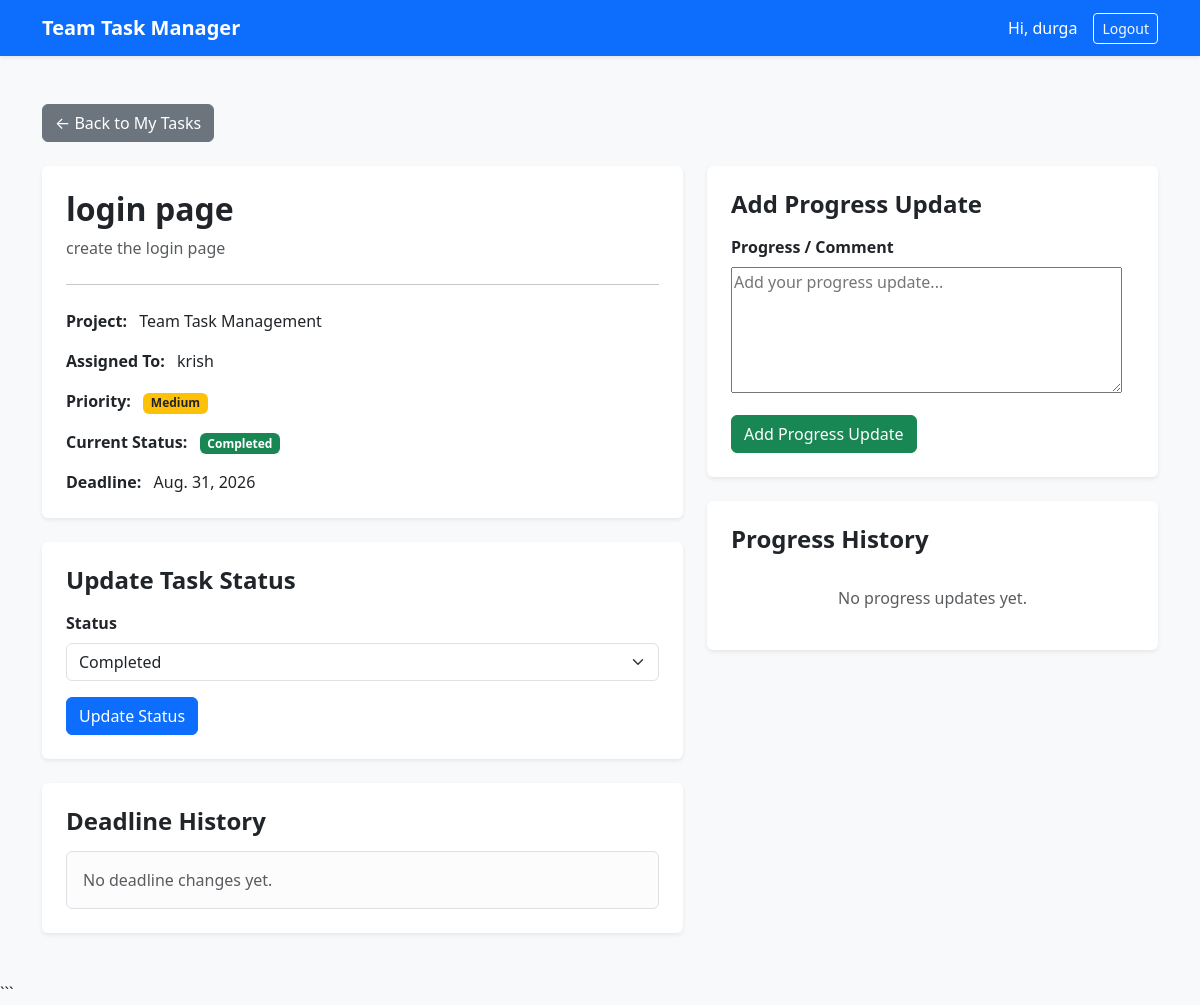
Page /tasks/1/ (signed in) on the committed database.
### accounts/models.py (models this page shows, shortened)
class User(AbstractUser):
    class Role(models.TextChoices):
        ADMIN = "ADMIN", "Admin"
        TEAM_MEMBER = "TEAM_MEMBER", "Team Member"
    role = models.CharField(
        max_length=20,
        choices=Role.choices,
        default=Role.TEAM_MEMBER,
    )

### tasks/models.py (models this page shows, shortened)
class Task(models.Model):
    class Priority(models.TextChoices):
        LOW = "LOW", "Low"
        MEDIUM = "MEDIUM", "Medium"
        HIGH = "HIGH", "High"
    class Status(models.TextChoices):
        TODO = "TODO", "To Do"
        IN_PROGRESS = "IN_PROGRESS", "In Progress"
        COMPLETED = "COMPLETED", "Completed"
    project = models.ForeignKey(
        Project,
        on_delete=models.CASCADE,
        related_name="tasks",
    )
    title = models.CharField(max_length=200)
    description = models.TextField(blank=True)
    assigned_to = models.ForeignKey(
        settings.AUTH_USER_MODEL,
        on_delete=models.SET_NULL,
        null=True,
        blank=True,
        related_name="assigned_tasks",
    )
    priority = models.CharField(
        max_length=10,
        choices=Priority.choices,
        default=Priority.MEDIUM,
    )
    status = models.CharField(
        max_length=20,
        choices=Status.choices,
        default=Status.TODO,
    )
    deadline = models.DateField()
    created_at = models.DateTimeField(auto_now_add=True)
    updated_at = models.DateTimeField(auto_now=True)
    class Meta:
        ordering = ["deadline", "-created_at"]

### projects/models.py (models this page shows, shortened)
class Project(models.Model):
    name = models.CharField(max_length=200)
    description = models.TextField(blank=True)
    start_date = models.DateField()
    end_date = models.DateField()
    created_at = models.DateTimeField(auto_now_add=True)
    updated_at = models.DateTimeField(auto_now=True)
    class Meta:
        ordering = ["-created_at"]

### tasks/views.py (the view)
@login_required
def task_detail(request, pk):
    task = get_object_or_404(
        Task.objects.select_related(
            "project",
            "assigned_to",
        ),
        pk=pk,
    )
    if request.user.role == User.Role.TEAM_MEMBER:
        if task.assigned_to != request.user:
            return redirect("tasks:my_tasks")
    status_form = TaskStatusForm(
        instance=task
    )
    comment_form = TaskCommentForm()
    history = task.deadline_history.select_related(
        "changed_by"
    )
    return render(
        request,
        "tasks/task_detail.html",
        {
            "task": task,
            "status_form": status_form,
            "comment_form": comment_form,
            "history": history,
        },
    )

### tasks/forms.py (shortened to what this page needs)
class TaskStatusForm(forms.ModelForm):
    class Meta:
        model = Task
        fields = ["status"]
        widgets = {
            "status": forms.Select(
                attrs={
                    "class": "form-control-custom",
                }
            ),
        }

class TaskCommentForm(forms.ModelForm):
    class Meta:
        model = TaskComment
        fields = ["comment"]
        widgets = {
            "comment": forms.Textarea(
                attrs={
                    "class": "form-control-custom",
                    "placeholder": "Add your progress update...",
                    "rows": 5,
                }
            ),
        }

### templates/tasks/task_detail.html (shortened to what this page needs)
<!DOCTYPE html>
<html lang="en">
<head>
    <link
        href="https://cdn.jsdelivr.net/npm/bootstrap@5.3.3/dist/css/bootstrap.min.css"
        rel="stylesheet"
    >
</head>
<body class="bg-light">
<nav class="navbar navbar-dark bg-primary shadow-sm">
    <div class="container">
        <a
            href="{% url 'tasks:my_tasks' %}"
            class="navbar-brand fw-bold"
        >
            Team Task Manager
        </a>
        <div class="d-flex align-items-center gap-3">
            <span class="text-white">
                Hi, {{ request.user.username }}
            </span>
            <a
                href="{% url 'accounts:logout' %}"
                class="btn btn-outline-light btn-sm"
            >
                Logout
            </a>
        </div>
    </div>
</nav>
<div class="container py-5">
    <div class="mb-4">
        <a
            href="{% url 'tasks:my_tasks' %}"
            class="btn btn-secondary"
        >
            ← Back to My Tasks
        </a>
    </div>
    <div class="row g-4">
        <div class="col-lg-7">
            <div class="card border-0 shadow-sm">
                <div class="card-body p-4">
                    <div class="d-flex justify-content-between align-items-start">
                        <div>
                            <h2 class="fw-bold mb-2">
                                {{ task.title }}
                            </h2>
                            <p class="text-muted mb-0">
                                {{ task.description|default:"No description available." }}
                            </p>
                        </div>
                    </div>
                    <hr class="my-4">
                    <div class="mb-3">
                        <strong>
                            Project:
                        </strong>
                        <span class="ms-2">
                            {{ task.project.name }}
                        </span>
                    </div>
                    <div class="mb-3">
                        <strong>
                            Assigned To:
                        </strong>
                        <span class="ms-2">
                            {% if task.assigned_to %}
                                {{ task.assigned_to.username }}
                            {% else %}
                                <span class="text-muted">
                                    Unassigned
                                </span>
                            {% endif %}
                        </span>
                    </div>
                    <div class="mb-3">
                        <strong>
                            Priority:
                        </strong>
                        <span class="ms-2">
                            {% if task.priority == "HIGH" %}
                                <span class="badge bg-danger">
                                    High
                                </span>
                            {% elif task.priority == "MEDIUM" %}
                                <span class="badge bg-warning text-dark">
                                    Medium
                                </span>
                            {% else %}
                                <span class="badge bg-success">
                                    Low
                                </span>
                            {% endif %}
                        </span>
                    </div>
                    <div class="mb-3">
                        <strong>
                            Current Status:
                        </strong>
                        <span class="ms-2">
                            {% if task.status == "TODO" %}
                                <span class="badge bg-secondary">
                                    To Do
                                </span>
                            {% elif task.status == "IN_PROGRESS" %}
                                <span class="badge bg-primary">
                                    In Progress
                                </span>
                            {% elif task.status == "COMPLETED" %}
                                <span class="badge bg-success">
                                    Completed
                                </span>
                            {% endif %}
                        </span>
                    </div>
                    <div class="mb-0">
                        <strong>
                            Deadline:
                        </strong>
                        <span class="ms-2">
                            {{ task.deadline }}
                        </span>
                    </div>
                </div>
            </div>
            <div class="card border-0 shadow-sm mt-4">
                <div class="card-body p-4">
                    <h4 class="fw-bold mb-3">
                        Update Task Status
                    </h4>
                    <form
                        method="POST"
                        action="{% url 'tasks:update_task_status' task.id %}"
                    >
                        <label
                            for="status"
                            class="form-label fw-semibold"
                        >
                            Status
                        </label>
                        <select
                            name="status"
                            id="status"
                            class="form-select mb-3"
                            required
                        >
                            <option
                                value="COMPLETED"
                                {% if task.status == "COMPLETED" %}
                                    selected
                                {% endif %}
                            >
                                Completed
                            </option>
                        </select>
                        <button
                            type="submit"
                            class="btn btn-primary"
                        >
                            Update Status
                        </button>
                    </form>
                </div>
            </div>
            <div class="card border-0 shadow-sm mt-4">
                <div class="card-body p-4">
                    <h4 class="fw-bold mb-3">
                        Deadline History
                    </h4>
                    {% if history %}
                        <div class="table-responsive">
                            <table class="table table-hover align-middle">
                                <thead class="table-light">
                                    <tr>
                                        <th>
                                            Old Deadline
                                        </th>
                                        <th>
                                            New Deadline
                                        </th>
                                        <th>
                                            Changed By
                                        </th>
                                        <th>
                                            Changed At
                                        </th>
                                    </tr>
                                </thead>
                                <tbody>
                                    {% for item in history %}
                                        <tr>
                                            <td>
                                                {{ item.old_deadline }}
                                            </td>
                                            <td>
                                                <span class="fw-bold">
                                                    {{ item.new_deadline }}
                                                </span>
                                            </td>
                                            <td>
                                                {% if item.changed_by %}
                                                    {{ item.changed_by.username }}
                                                {% else %}
                                                    <span class="text-muted">
                                                        Unknown
                                                    </span>
                                                {% endif %}
                                            </td>
                                            <td>
                                                {{ item.changed_at|date:"M d, Y H:i" }}
                                            </td>
                                        </tr>
                                    {% endfor %}
                                </tbody>
                            </table>
                        </div>
                    {% else %}
                        <div class="alert alert-light border mb-0">
                            <p class="text-muted mb-0">
                                No deadline changes yet.
                            </p>
                        </div>
                    {% endif %}
                </div>
            </div>
        </div>
        <div class="col-lg-5">
            <div class="card border-0 shadow-sm">
                <div class="card-body p-4">
                    <h4 class="fw-bold mb-3">
                        Add Progress Update
                    </h4>
                    <form
                        method="POST"
                        action="{% url 'tasks:add_comment' task.id %}"
                    >
                        <div class="mb-3">
                            <label
                                for="{{ comment_form.comment.id_for_label }}"
                                class="form-label fw-semibold"
                            >
                                Progress / Comment
                            </label>
                            {{ comment_form.comment }}
                        </div>
                        <button
                            type="submit"
                            class="btn btn-success"
                        >
                            Add Progress Update
                        </button>
                    </form>
                </div>
            </div>
            <div class="card border-0 shadow-sm mt-4">
                <div class="card-body p-4">
                    <h4 class="fw-bold mb-3">
                        Progress History
                    </h4>
                    {% for comment in task.comments.all %}
                        <div class="border rounded p-3 mb-3 bg-light">
                            <div class="d-flex justify-content-between">
                                <strong>
                                    {{ comment.user.username }}
                                </strong>
                                <small class="text-muted">
                                    {{ comment.created_at|date:"M d, Y H:i" }}
                                </small>
                            </div>
                            <p class="mt-2 mb-0">
                                {{ comment.comment }}
                            </p>
                        </div>
                    {% empty %}
                        <div class="text-center py-3">
                            <p class="text-muted mb-0">
                                No progress updates yet.
                            </p>
                        </div>
                    {% endfor %}
                </div>
            </div>
        </div>
    </div>
</div>
</body>
</html>

### rows in the picture
User: user.username "durga"
Task: title "login page", description "create the login page", project.name "Team Task Management", assigned_to.username "krish", deadline "Aug. 31, 2026", status "Completed"
